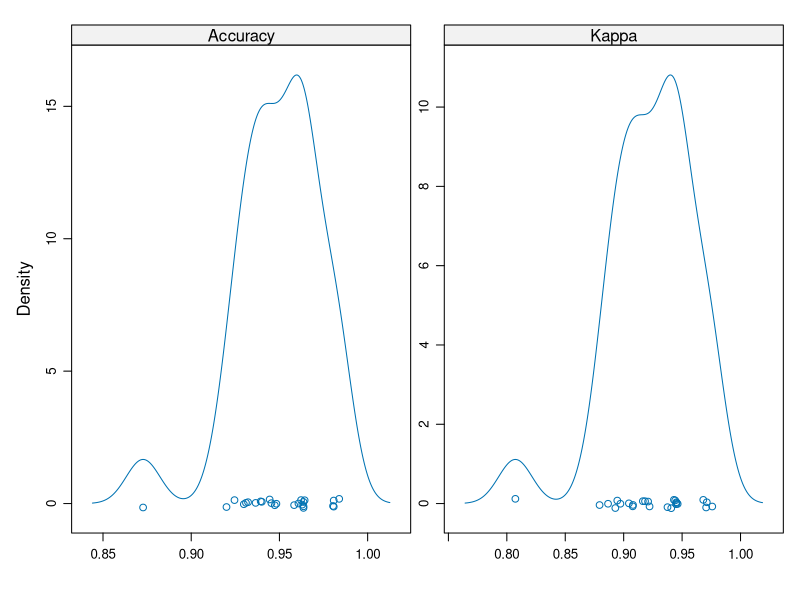
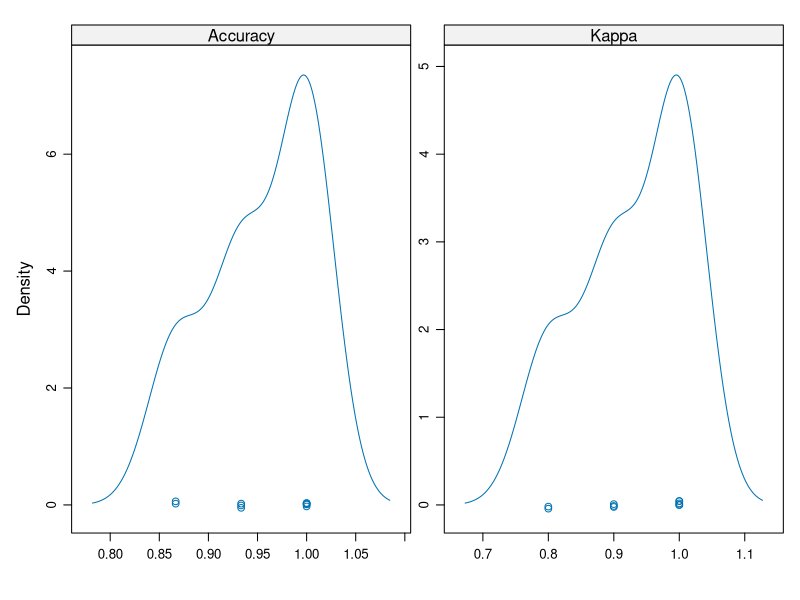

Source code (R) for these figures, in order:
## ---- chunk 1
library(caret)

### Getting to the data
data(iris)
input_data = iris[,1:4]
target = iris[,5]

## Setting fixed seed for reproducibility (so you'll get same results). Using Fibonnacci numbers for fun ;)
my_seeds=c(1, 1, 2, 3, 5, 8, 13, 21, 34, 55, 89, 144, 233, 377, 610, 987, 1597, 2584, 4181, 6765, 10946, 17711, 28657, 46368, 75025, 121393)

## Getting Accuracy metrics with Bootstrapping
fit_rf_bootstrapping = train(input_data,
                            target, 
                            method="rf", 
                            tuneGrid = data.frame(mtry=1),
                            trControl=trainControl(method='boot', seeds=my_seeds))


## Plotting 
plot(resampleHist(fit_rf_bootstrapping))

## ---- chunk 2
print(fit_rf_bootstrapping)

mean(fit_rf_bootstrapping$resample$Accuracy)
## ---- chunk 3
## Getting Accuracy metrics with Cross-Validation
fit_rf_cv = train(input_data,
                   target,
                   method="rf", 
                   tuneGrid = data.frame(mtry=1),
                   trControl = trainControl(method="cv", number=10, seeds=my_seeds[1:11])
                   )

plot(resampleHist(fit_rf_cv))

print(fit_rf_cv)

mean(fit_rf_cv$resample$Accuracy)
